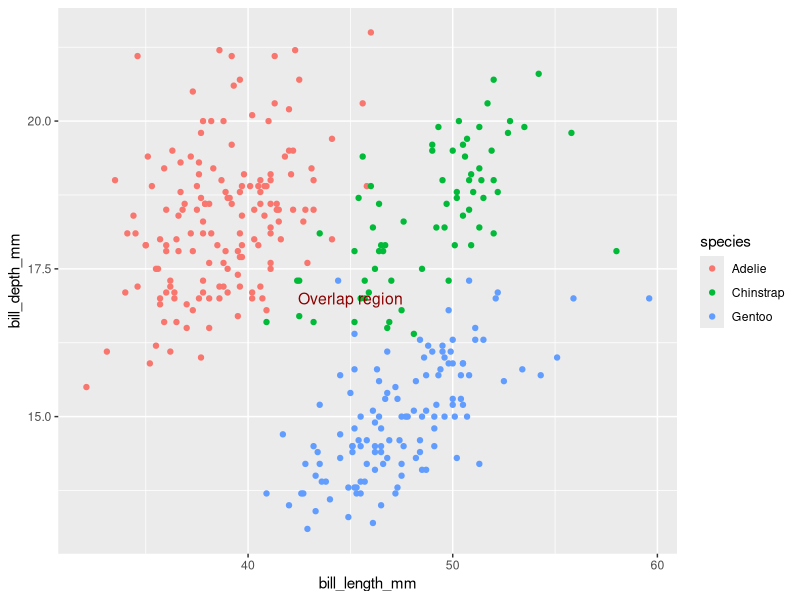
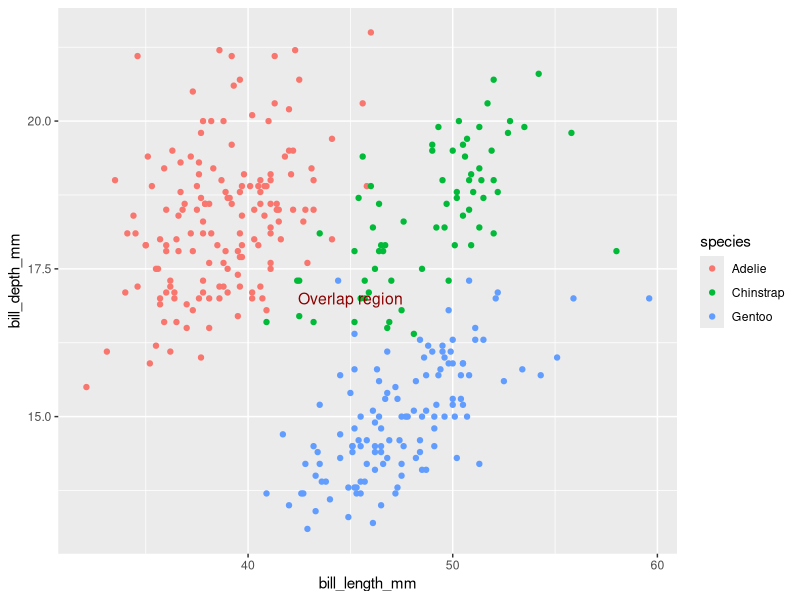

Here is the R script that generated these plots, in order:

            library(ggplot2)
            library(palmerpenguins)
            built_answer <- tryCatch(
                {
                    set.seed(42)
                    ggplot(penguins, aes(x = bill_length_mm, y = bill_depth_mm, colour = species)) + geom_point() + annotate("text", x = 45, y = 17, label = "Overlap region", size = 4, colour = "darkred")
                    suppressWarnings(
                        if (!file.exists("/sandbox/figures/bill-length_bill-depth_scatter_annotate_text_answer.png")) {
                            ggsave(
                                width = 3,
                                height = 3,
                                "/sandbox/figures/bill-length_bill-depth_scatter_annotate_text_answer.png"
                            )
                        }
                    )
                    suppressWarnings(
                        ggplot_build(last_plot())
                    )
                },
                error = function(e) {
                    'ERROR'
                }
            )
            built_submission <- tryCatch(
                {
                    set.seed(42)
                    library(palmerpenguins)
library(ggplot2)

ggplot(penguins, aes(x = bill_length_mm, y = bill_depth_mm, color = species)) +
  geom_point() +
  annotate("text", x = 45, y = 17, label = "Overlap region", size = 4, color = "darkred")
                    suppressWarnings(
                        ggsave(
                            width = 3,
                            height = 3,
                            "figures/bill-length_bill-depth_scatter_annotate_text_submission_qwen3.5.png"
                        )
                    )
                    suppressWarnings(
                        ggplot_build(last_plot())
                    )
                },
                error = function(e) {
                    'ERROR'
                }
            )
            cat(isTRUE(all.equal(built_answer, built_submission)))
        
